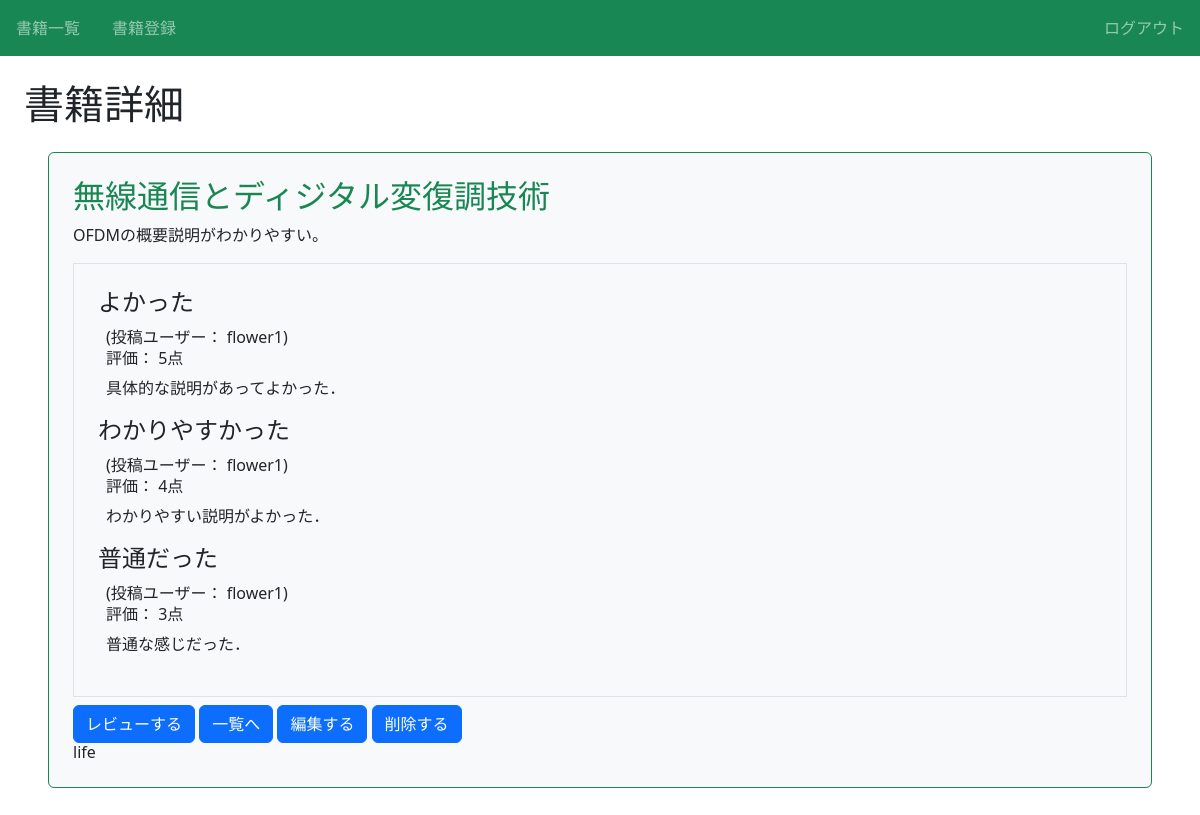
The app's page /book/6/detail/ (signed in) with its own data.
### book/models.py (models this page shows, shortened)
class Book(models.Model):
    title = models.CharField(max_length=100)
    text = models.TextField()
    thumbnail = models.ImageField(null=True, blank=True)
    category = models.CharField(
        max_length=100,
        choices = CATEGORY
        )
    user = models.ForeignKey('auth.User', on_delete=models.CASCADE)

class Review(models.Model):
    book = models.ForeignKey(Book, on_delete=models.CASCADE)
    title = models.CharField(max_length=100)
    text = models.TextField()
    rate = models.IntegerField(choices=RATE_CHOICES)
    user = models.ForeignKey('auth.User', on_delete=models.CASCADE)

### book/views.py (the view)
# urls.py: path('book/<int:pk>/detail/', views.DetailBookView.as_view(), name='detail-book'),
class DetailBookView(LoginRequiredMixin, DetailView):
    template_name = 'book/book_detail.html'
    model = Book

### book/templates/book/book_detail.html (shortened to what this page needs)
{% extends 'base.html' %}
{% block h1 %}書籍詳細{% endblock %}
{% block content %}
    <div class="p-4 m-4 bg-light border border-success rounded">
        <h2 class="text-success">{{ object.title }}</h2>
        <p>{{ object.text }}</p>
        <div class="border p-4 mb-2">
            {% for review in object.review_set.all %}
            <div>
                <h3 class="h4">{{ review.title }}</h3>
                <div class="px-2">
                  <span>(投稿ユーザー： {{ review.user.username }})</span>
                  <h6>評価： {{ review.rate }}点</h6>
                  <p>{{ review.text }}</p>
                </div>
            </div>
            {% endfor %}
        </div>
        <a href="{% url 'review' object.pk %}" class="btn btn-primary">レビューする</a>
        <a href="{% url 'list-book' %}" class="btn btn-primary">一覧へ</a>
        <a href="{% url 'update-book' object.pk %}" class="btn btn-primary">編集する</a>
        <a href="{% url 'delete-book' object.pk %}" class="btn btn-primary">削除する</a>
        <h6 class="card-title">{{ object.category }}</h6>
        </div>
    </div>
{% endblock content %}

### book/static/book/css/style.css (style rules this page uses)
a { text-decoration: none; }

### records on screen
Book: title "無線通信とディジタル変復調技術", text "OFDMの概要説明がわかりやすい。", category "life"
Review: title "よかった", user.username "flower1", rate "5", text "具体的な説明があってよかった．"
Review: title "わかりやすかった", user.username "flower1", rate "4", text "わかりやすい説明がよかった．"
Review: title "普通だった", user.username "flower1", rate "3", text "普通な感じだった．"
